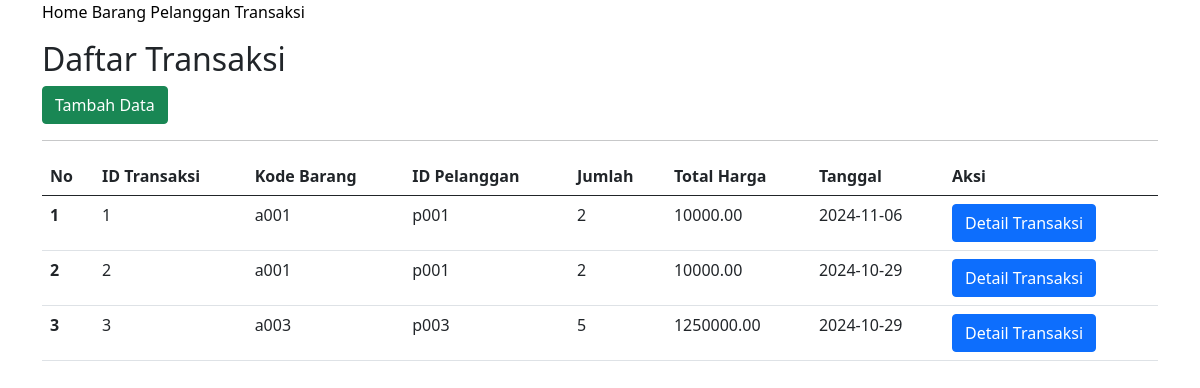
The page /index.php?controller=transaksi&action=index on the database its author committed.
### tables this page shows
CREATE TABLE `transaksi` (
  `id_transaksi` int(11) NOT NULL,
  `kode_barang` varchar(50) NOT NULL,
  `id_pelanggan` varchar(50) NOT NULL,
  `jumlah` int(11) NOT NULL,
  `total_harga` decimal(10,2) NOT NULL,
  `tanggal` date NOT NULL
);

CREATE TABLE `barang` (
  `kode_barang` varchar(50) NOT NULL,
  `nama_barang` varchar(50) NOT NULL,
  `harga` decimal(10,0) NOT NULL,
  `stok` int(11) NOT NULL
);

CREATE TABLE `pelanggan` (
  `id_pelanggan` varchar(50) NOT NULL,
  `nama_pelanggan` varchar(50) NOT NULL,
  `alamat` varchar(50) NOT NULL
);

### App/controllers/HomeController.php (called while the page is built, shortened)
<!--<?php
            require_once __DIR__ . '/../Views/Home/indexh.php';

### App/controllers/TransaksiController.php (called while the page is built, shortened)
<?php
require_once __DIR__ . '/../models/Transaksi.php';
class TransaksiController
{
    private $transaksiModel;
    public function __construct($db)
    {
        $this->transaksiModel = new Transaksi($db);
    }
    public function index()
    {
        $transaksiList = $this->transaksiModel->getAllTransaksi();
        require_once __DIR__ . '/../views/transaksi/indext.php';
    }
}

### App/models/transaksi.php (called while the page is built, shortened)
<?php
class Transaksi
{
    private $db;
    public function __construct($database)
    {
        $this->db = $database;
    }
    public function getAllTransaksi()
    {
        $query = "SELECT t.id_transaksi, p.kode_barang, pel.id_pelanggan, t.jumlah,
                  t.total_harga, t.tanggal
                  FROM transaksi t
                  JOIN barang p ON t.kode_barang = p.kode_barang
                  JOIN pelanggan pel ON t.id_pelanggan = pel.id_pelanggan";
        return $this->db->query($query)->fetchAll();
    }
}

### App/Views/Transaksi/indext.php (the view, shortened to what this page needs)
<!doctype html>
<html lang="en">
<head>
    <link href="https://cdn.jsdelivr.net/npm/bootstrap@5.0.2/dist/css/bootstrap.min.css" rel="stylesheet">
</head>
<body>
<div class="container">
    <p>
        <a href="index.php?controller=home&action=index">Home</a>
        <a href="index.php?controller=barang&action=index">Barang</a>
        <a href="index.php?controller=pelanggan&action=index">Pelanggan</a>
        <a href="index.php?controller=transaksi&action=index">Transaksi</a>
    </p>
</div>
<div class="container mt-3">
    <h2>Daftar Transaksi</h2>
    <a href="index.php?controller=transaksi&action=create" class="btn btn-success">Tambah Data</a>
    <hr>
    <table class="table table-hover">
        <thead>
            <tr>
                <th scope="col">No</th>
                <th scope="col">ID Transaksi</th>
                <th scope="col">Kode Barang</th>
                <th scope="col">ID Pelanggan</th>
                <th scope="col">Jumlah</th>
                <th scope="col">Total Harga</th>
                <th scope="col">Tanggal</th>
                <th scope="col">Aksi</th>
            </tr>
        </thead>
        <tbody>
            <?php foreach ($transaksiList as $key => $transaksi): ?>
            <tr>
                <th scope="row"><?= $key + 1 ?></th>
                <td><?= $transaksi['id_transaksi'] ?></td>
                <td><?= $transaksi['kode_barang'] ?></td>
                <td><?= $transaksi['id_pelanggan'] ?></td>
                <td><?= $transaksi['jumlah'] ?></td>
                <td><?= $transaksi['total_harga'] ?></td>
                <td><?= $transaksi['tanggal'] ?></td>
                <td>
                    <a href="index.php?controller=transaksi&action=detail&id=<?= $transaksi['id_transaksi'] ?>" class="btn btn-primary">Detail Transaksi</a>
            </td>
            <?php endforeach; ?>
        </tbody>
    </table>
</div>
</body>
</html>

### App/Views/Home/indexh.php (shortened to what this page needs)
</body>
</html>

### index.php (shortened to what this page needs)
<?php
require_once __DIR__ . '/App/controllers/HomeController.php';
require_once __DIR__ . '/App/controllers/TransaksiController.php';
$database = new Database();
$db = $database->getConnection();
$controller = $_GET['controller'] ?? 'home';
$action = $_GET['action'] ?? 'index';
$id = $_GET['id'] ?? null;
switch ($controller) {
    case 'transaksi':
        $controllerObj = new TransaksiController($db);
        break;
}
if (method_exists($controllerObj, $action)) {
    if ($action === 'detail' && $id !== null) {
        $controllerObj->detail($id);
    } elseif ($action === 'edit' && $id !== null) {
        $controllerObj->edit($id);
    } elseif ($action === 'delete' && $id !== null) {
        $controllerObj->delete($id);
    } elseif ($action === 'update') {
        $controllerObj->update();
    } else {
        $controllerObj->$action();
    }
} else {
    echo "Aksi tidak ditemukan.";
}

### App/Views/Transaksi/indext.php (style rules this page uses)
a { text-decoration: none; color: black; }

### rows shown on the page
transaksi: id_transaksi "1", kode_barang.kode_barang "a001", id_pelanggan.id_pelanggan "p001", jumlah "2", total_harga "10000.00", tanggal "2024-11-06"
transaksi: id_transaksi "2", kode_barang.kode_barang "a001", id_pelanggan.id_pelanggan "p001", jumlah "2", total_harga "10000.00", tanggal "2024-10-29"
transaksi: id_transaksi "3", kode_barang.kode_barang "a003", id_pelanggan.id_pelanggan "p003", jumlah "5", total_harga "1250000.00", tanggal "2024-10-29"
